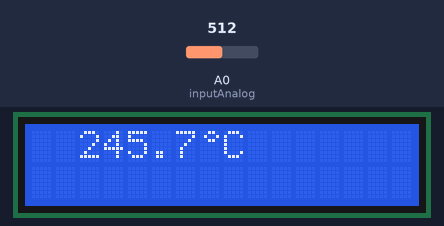
A sketch run on a simulated Arduino Uno, built with avr-gcc and run on an emulated ATmega328P. Parts: 16×2 character LCD. Inputs (shaded band) come from the test bench; at power-on: A0 (inputAnalog) = 512.

Above: at 1.2 s.
1.3 s: A0 (inputAnalog) set to 716
At 11.0 s:
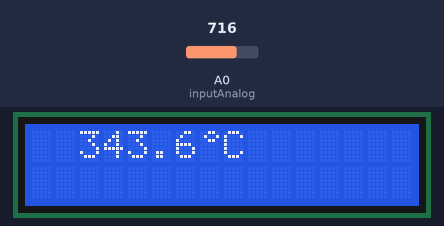
11.5 s: A0 (inputAnalog) set to 900
At 21.3 s:
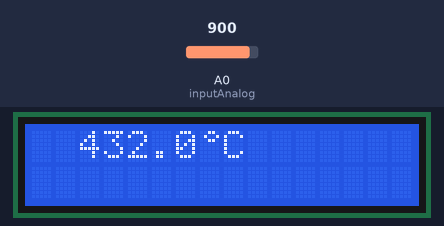
21.6 s: A0 (inputAnalog) set to 1023
At 30.5 s:
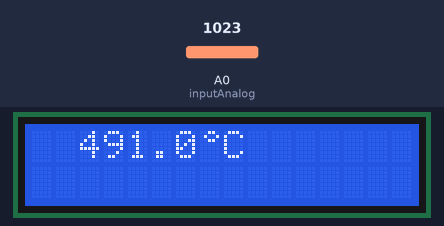
Timing chart, 0 to 32.0 s (numbered marks = the images above; inputs shaded):
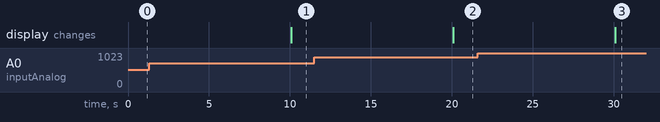

The sketch:

Temp_monitor.ino
```cpp
#include "Wire.h"
#include "LiquidCrystal_I2C.h"

const byte inputAnalog = A0;
const int ledDelay = 4000;
int value = 0;
LiquidCrystal_I2C lcd1602 (0x27, 16, 2);

byte simbolo_grados[8] = {B00110,B01001,B00110,B00000,B00000,B00000,B00000,B00000};

void setup() {
  Wire.begin();
  lcd1602.begin(16, 2);
  lcd1602.createChar(0, simbolo_grados);
  lcd1602.clear();
  lcd1602.backlight();
  // lcd1602.noBacklight();
}

void loop() {
  value = analogRead(inputAnalog);

  double result = value * 0.48;

  lcd1602.setCursor(2,0);
  lcd1602.print(String(result));
  lcd1602.setCursor(7,0);
  lcd1602.write(byte(0));
  lcd1602.setCursor(8,0);
  lcd1602.print("C");

  delay(10000);
}
```

Measured:
- after the input at 1.3 s, the display: changes after 8.8 s (image 1)
- after the input at 11.5 s, the display: changes after 8.6 s (image 2)
- after the input at 21.6 s, the display: changes after 8.5 s (image 3)
